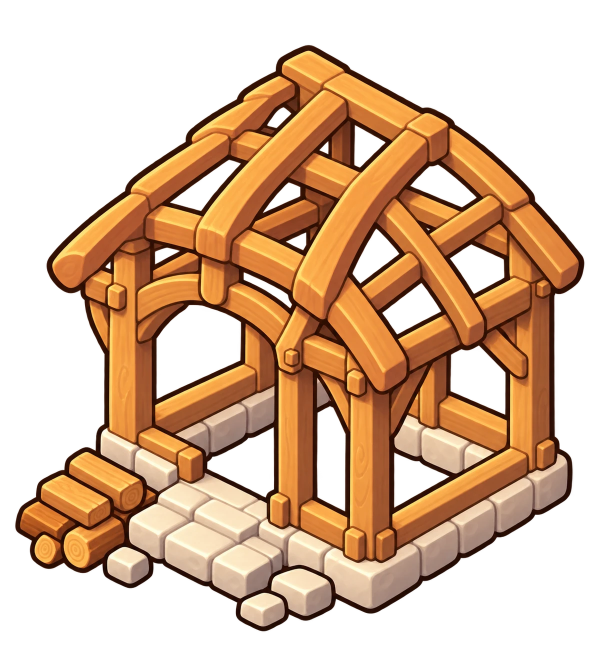
#> input picture Tools/UIGen/stage_sources/stage1_frame.png, 1183 x 1330 px (shown at 1/2 size)
$ python fit_stage_images.py
#> lines starting #> are read from the running program, lines starting #| are printed output that depends on the picture; pictures that were not available may be replaced by others from this repository, and a replacement may not be noted
# 공사 단계 그림(AI로 그린 원본)을 완성 집 그림과 겹치게 맞춘다.
# - 원본: Tools/UIGen/stage_sources/
#     stage0_site.png   건설 예정지 (1단계 그림에서 나무 골조만 걷어 낸 편집본 — 같은 캔버스·같은 자리)
#     stage1_frame.png  골조       ┐ 지붕 기와가 없어 두 집이 같이 씀
#     stage2_walls.png  벽         ┘
#     stage3_<집>.png    마무리 (완성 집 그림을 고친 것 — 우물·화분이 빠져 그림 영역이 달라서 지붕을 겹쳐 맞춤)
# - 결과: Assets/Art/Settlement/Stage_<집>_<0~3>.png — 완성 집 PNG 캔버스 + 사방 PAD 여백,
#   그림 폭을 완성 집 폭에 맞추고 아래 가운데를 완성 집 아래 가운데에 맞춤 (Unity에서 같은 피벗·PPU로 겹쳐 보임)
#   0단계는 1단계와 똑같은 비율·위치로 옮겨서 돌 기초가 정확히 겹치게 함
# 실행: python Tools/UIGen/fit_stage_images.py
import colorsys
import os

from PIL import Image

ROOT = os.path.normpath(os.path.join(os.path.dirname(os.path.abspath(__file__)), "..", ".."))
SOURCES = os.path.join(ROOT, "Tools", "UIGen", "stage_sources")
PROPS = os.path.join(ROOT, "Assets", "Art", "Plaza", "Props")
OUT = os.path.join(ROOT, "Assets", "Art", "Settlement")

SITE = "stage0_site.png"
FRAME = "stage1_frame.png"

# 집 → 단계 1~3 원본 파일 (0단계는 SITE를 1단계 기준으로)
STAGES = {
    "House_Blue": [FRAME, "stage2_walls.png", "stage3_blue.png"],
    "House_Red": [FRAME, "stage2_walls.png", "stage3_red.png"],
}


def placement(src, house):
    """원본의 그림 영역(bbox)을 완성 집에 맞출 때의 (자를 영역, 크기, 붙일 위치)"""
    box = src.getbbox()
    hx0, hy0, hx1, hy1 = house.getbbox()
    width = hx1 - hx0
    height = round((box[3] - box[1]) * width / (box[2] - box[0]))
    # 위로 넘치면 캔버스 안에 들어오게 줄임 (아래 가운데 기준은 그대로)
    if height > hy1:
        width = round(width * hy1 / height)
        height = hy1
    cx = (hx0 + hx1) // 2
    return box, (width, height), (cx - width // 2, hy1 - height)


# 완성 집 그림을 고친 단계 → 지붕 색 (hue 범위 0~360)으로 겹쳐 맞춤
ROOF_HUES = {"House_Blue": (160, 200), "House_Red": (0, 22)}


def roof_mask(img, hues):
    """지붕 기와 픽셀 집합 (채도·밝기가 충분하고 hue가 범위 안)"""
    lo, hi = hues
    w, h = img.size
    px = img.load()
    out = set()
    for y in range(h):
        for x in range(w):
            r, g, b, a = px[x, y]
            if a < 200:
                continue
            hue, s, v = colorsys.rgb_to_hsv(r / 255, g / 255, b / 255)
            if s > 0.45 and v > 0.5 and lo <= hue * 360 <= hi:
                out.add((x, y))
    return out


def bbox(points):
    xs = [p[0] for p in points]
    ys = [p[1] for p in points]
    return min(xs), min(ys), max(xs) + 1, max(ys) + 1


def roof_placement(src, house, hues):
    """지붕끼리 가장 많이 겹치는 (자를 영역, 크기, 붙일 위치). 지붕 폭으로 대강 맞춘 뒤 배율·위치를 조금씩 바꿔 봄"""
    target = roof_mask(house, hues)
    tx0, ty0, tx1, ty1 = bbox(target)
    box = src.getbbox()
    cropped = src.crop(box)
    sx0, _, sx1, _ = bbox(roof_mask(cropped.resize((cropped.width // 4, cropped.height // 4)), hues))
    base = (tx1 - tx0) / ((sx1 - sx0) * 4)

    best = None
    for k in range(-8, 9):
        scale = base * (1 + k * 0.01)
        size = (round(cropped.width * scale), round(cropped.height * scale))
        mask = roof_mask(cropped.resize(size, Image.LANCZOS), hues)
        mx0, my0, mx1, my1 = bbox(mask)
        # 지붕 영역의 왼쪽 위를 먼저 맞추고 주변을 찾음
        ox, oy = tx0 - mx0, ty0 - my0
        for dx in range(-6, 7):
            for dy in range(-6, 7):
                moved = {(x + ox + dx, y + oy + dy) for x, y in mask}
                iou = len(moved & target) / len(moved | target)
                if best is None or iou > best[0]:
                    best = (iou, size, (ox + dx, oy + dy))
    iou, size, pos = best
    print(f"  지붕 겹침 {iou:.2f}, 크기 {size}, 위치 {pos}")
    return box, size, pos


# 완성 집 캔버스 둘레에 더하는 여백 (비계·판자가 집 밖으로 나와도 잘리지 않게).
# Unity는 단계 그림이 사방으로 같은 여백을 가진다고 보고 피벗을 옮김 (SettlementSetup.ImportStageSprite)
PAD = 48


def render(src, house, place):
    box, size, pos = place
    out = Image.new("RGBA", (house.width + PAD * 2, house.height + PAD * 2), (0, 0, 0, 0))
    img = src.crop(box).resize(size, Image.LANCZOS)
    out.paste(img, (pos[0] + PAD, pos[1] + PAD), img)
    return out


def load(name):
    return Image.open(os.path.join(SOURCES, name)).convert("RGBA")


def main():
    frame = load(FRAME)
#> in load, returned value is the input picture: PIL image 1183x1330 RGBA; mean R, G, B, A 94.5, 62.3, 35.7, 128.4
    site_path = os.path.join(SOURCES, SITE)
    site = load(SITE) if os.path.exists(site_path) else None
#> call 2 of load, with name = 'stage0_site.png'
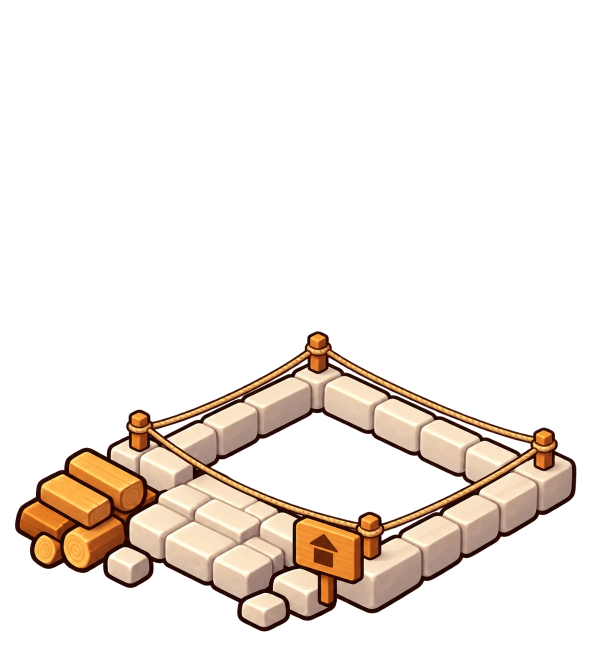
#> input picture Tools/UIGen/stage_sources/stage0_site.png, 1183 x 1330 px (shown at 1/2 size)
#> in load, returned value is the input picture: PIL image 1183x1330 RGBA; mean R, G, B, A 38, 29.8, 23.2, 49.1
    if site is not None and site.size != frame.size:
        print(f"주의: {SITE} 캔버스 크기가 {FRAME}와 달라 자기 그림 영역으로 맞춥니다 (돌 기초가 조금 어긋날 수 있음)")

    for name, files in STAGES.items():
        house = Image.open(os.path.join(PROPS, f"Prop_{name}.png")).convert("RGBA")
        for i, file in enumerate(files, 1):
            src = load(file)
            place = roof_placement(src, house, ROOF_HUES[name]) if i == 3 else placement(src, house)
#> in placement, `box = src.getbbox()`: box = (27, 86, 1172, 1266)
#> in placement, `hx0, hy0, hx1, hy1 = house.getbbox()`: hx0 = 29; hy0 = 662; hx1 = 1153; hy1 = 1263
#> in placement, `width = hx1 - hx0`: width = 1124
#> in placement, `height = round((box[3] - box[1]) * width / (box[2] - box[0]))`: height = 1158
#> in placement, `cx = (hx0 + hx1) // 2`: cx = 591
#> place = ((27, 86, 1172, 1266), (1124, 1158), (29, 105))
            render(src, house, place).save(os.path.join(OUT, f"Stage_{name}_{i}.png"))
#> in render, `box, size, pos = place`: box = (27, 86, 1172, 1266); size = (1124, 1158); pos = (29, 105)
#> in render, `out = Image.new("RGBA", (house.width + PAD * 2, house.height + PAD * 2..`: out: PIL image 1279x1426 RGBA; every value is 0
#> in render, `img = src.crop(box).resize(size, Image.LANCZOS)`:
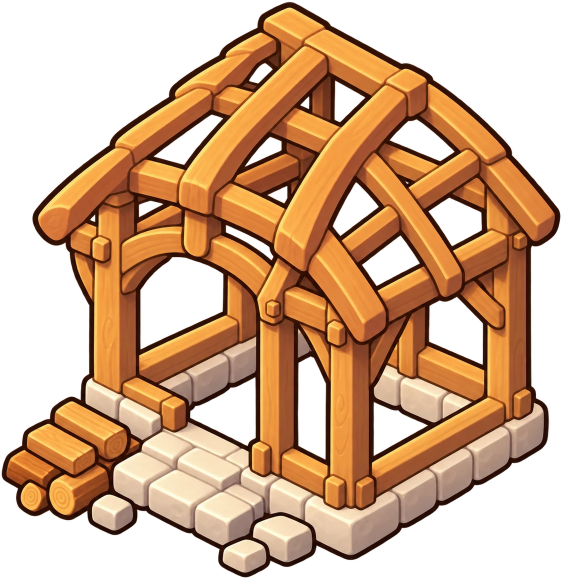
#> img: PIL image 1124x1158 RGBA (shown at 1/2 size); mean R, G, B, A 108.5, 71.5, 40.7, 149.6; transparent parts drawn white
#> in render, `out.paste(img, (pos[0] + PAD, pos[1] + PAD), img)`:
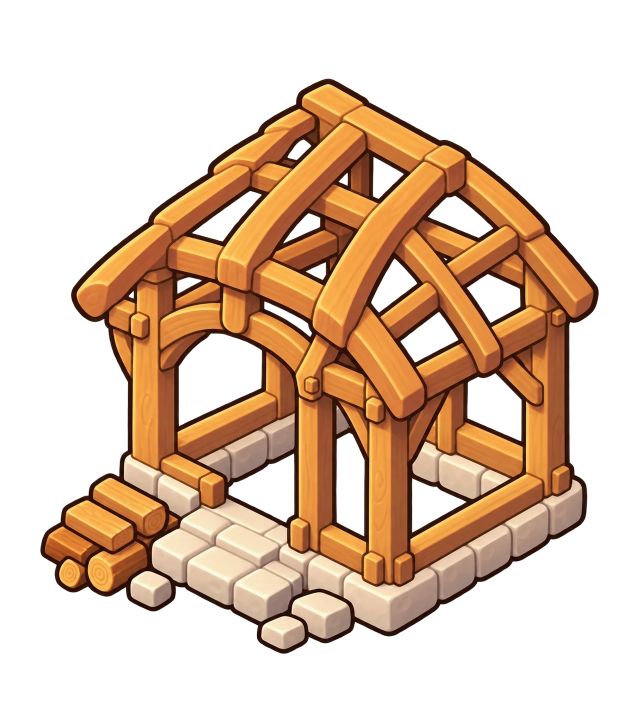
#> out: PIL image 1279x1426 RGBA (shown at 1/2 size); mean R, G, B, A 75.9, 50.1, 28.5, 105.4; transparent parts drawn white
            print("saved", f"Stage_{name}_{i}")

        if site is not None:
            # 1단계와 같은 자를 영역·크기·위치 → 돌 기초가 1단계와 정확히 겹침
            place = placement(frame, house) if site.size == frame.size else placement(site, house)
            render(site, house, place).save(os.path.join(OUT, f"Stage_{name}_0.png"))
            print("saved", f"Stage_{name}_0")


if __name__ == "__main__":
#> (the run stopped early here; a loop or call above may not have finished)
